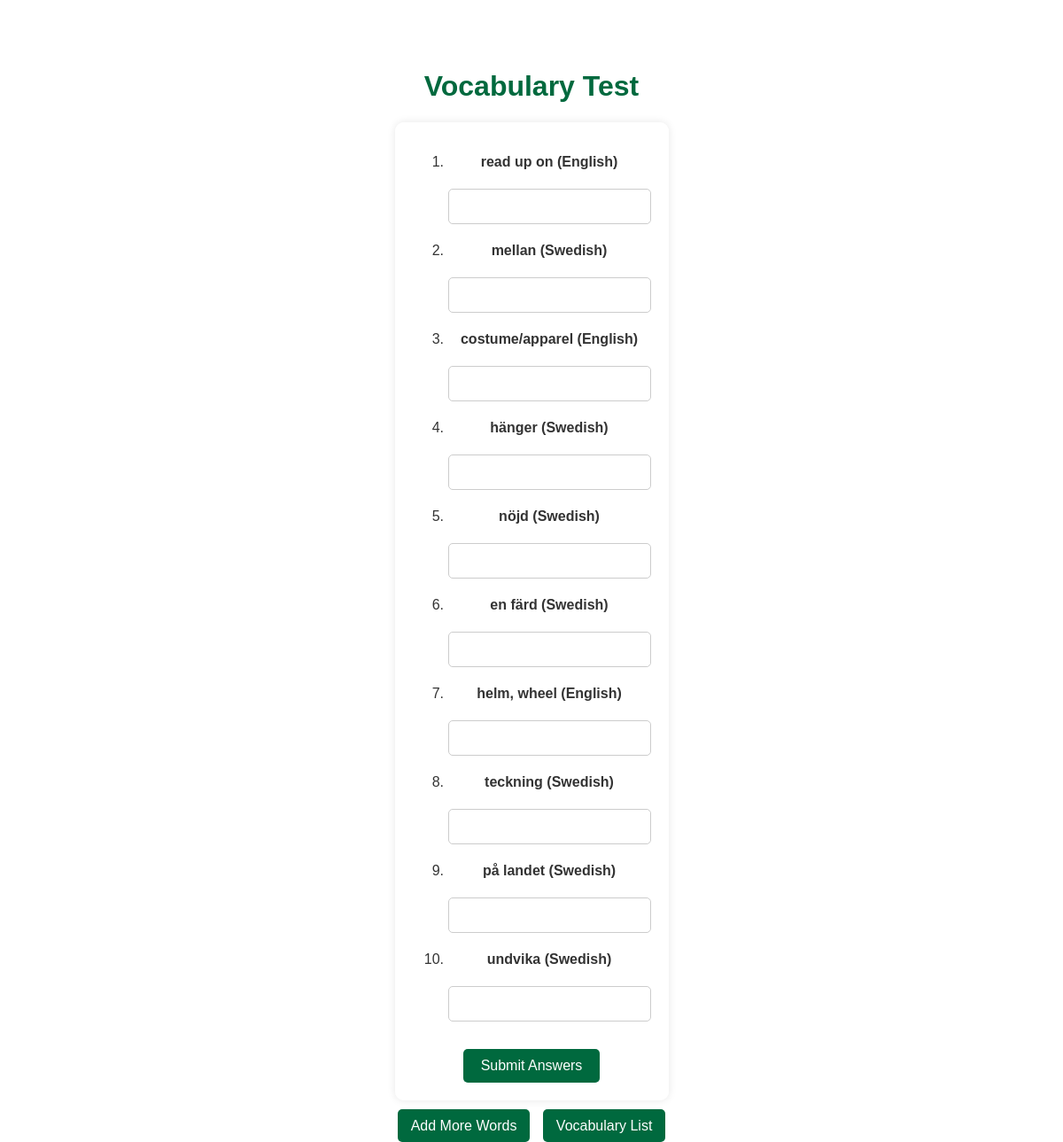
Page /test-zero-attempts on the committed database.
### tables this page shows
CREATE TABLE vocabulary (
                id INTEGER PRIMARY KEY AUTOINCREMENT,
                swedish_word TEXT NOT NULL,
                german_word TEXT NOT NULL
            );

### app.py (the view)
@app.route('/test-zero-attempts')
def test_zero_attempts():
    with sqlite3.connect('database.db') as conn:
        cursor = conn.cursor()
        cursor.execute('''
            SELECT v.id, v.swedish_word, v.german_word
            FROM vocabulary v
            LEFT JOIN attempts a ON v.id = a.word_id
            WHERE a.correct_attempts = 0
            ORDER BY RANDOM()
            LIMIT 10
        ''')
        words = cursor.fetchall()
    return render_template('test.html', words=words, random=random)

### templates/test.html (shortened to what this page needs)
<!DOCTYPE html>
<html lang="en">
<head>
    <link rel="stylesheet" href="{{ url_for('static', filename='style.css') }}">
</head>
<body>
    <h1>Vocabulary Test</h1>
    <form action="{{ url_for('submit_answers') }}" method="post">
        <ol>
        {% for word in words %}
            {% set language = random.choice(['swedish', 'german']) %}
            {% if language == 'swedish' %}
                <li>
                    <p><strong>{{ word[1] }} (Swedish)</strong></p>
                    <input type="text" name="answers[]" required>
                </li>
            {% else %}
                <li>
                    <p><strong>{{ word[2] }} (English)</strong></p>
                    <input type="text" name="answers[]" required>
                </li>
            {% endif %}
        {% endfor %}
        </ol>
        <button type="submit">Submit Answers</button>
    </form>
    <nav>
        <a href="{{ url_for('index') }}">Add More Words</a>
        <a href="{{ url_for('vocabulary') }}">Vocabulary List</a>
    </nav>
</body>
</html>

### static/style.css (style rules this page uses)
body { font-family: Arial, sans-serif; background: url('/static/Images/SwedishHut.jpg') no-repeat center center fixed; background-size: cover; color: #333; text-align: center; padding-top: 50px; }
h1 { color: #00693e; }
form { display: inline-block; background: rgba(255, 255, 255, 0.8); padding: 20px; border-radius: 10px; box-shadow: 0 0 10px rgba(0, 0, 0, 0.1); }
input[type="text"] { font-size: 16px; padding: 10px; margin: 5px 0; border: 1px solid #ccc; border-radius: 5px; width: calc(100% - 22px); }
button { padding: 10px 20px; font-size: 16px; color: #fff; background-color: #00693e; border: none; border-radius: 5px; cursor: pointer; margin-top: 10px; }
nav { margin-top: 20px; }
nav a { text-decoration: none; padding: 10px 15px; background-color: #00693e; color: #fff; border-radius: 5px; margin: 0 5px; }

### rows in the picture
vocabulary: german_word "read up on"
vocabulary: swedish_word "mellan"
vocabulary: german_word "costume/apparel"
vocabulary: swedish_word "hänger"
vocabulary: swedish_word "nöjd"
vocabulary: swedish_word "en färd"
vocabulary: german_word "helm, wheel"
vocabulary: swedish_word "teckning"
vocabulary: swedish_word "på landet"
vocabulary: swedish_word "undvika"
